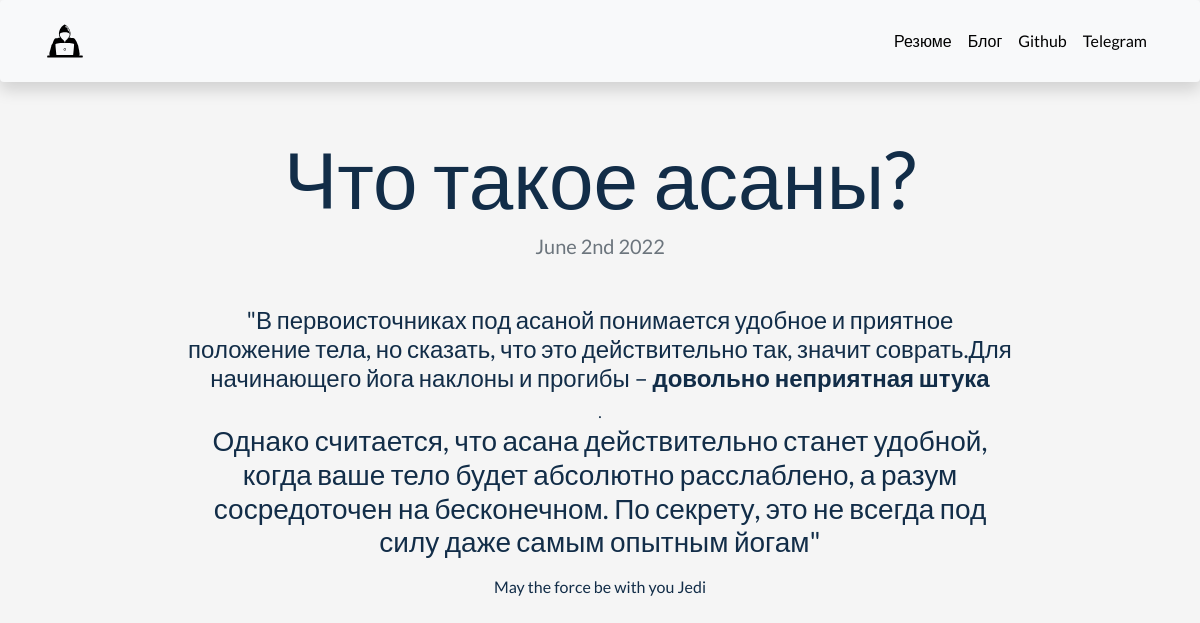
The app's page /blog/4/ with its own data.
### blog/models.py (models this page shows, shortened)
class Blog(models.Model):
    title = models.CharField(max_length=100)
    description = models.TextField(max_length=700)
    date = models.DateField()

### blog/views.py (the view)
# urls.py: path('<int:blog_id>/', views.detail, name='detail'),
def detail(request, blog_id):
    blog = get_object_or_404(Blog, pk=blog_id)
    return render(request, 'blog/detail.html', {'blog': blog})

### blog/templates/blog/detail.html
{% extends 'base.html' %}
{% block content %}
<h1 class="text-center mt-5" id="blogdetailtitle">{{ blog.title }}</h1>
<h5 class="text-center text-muted mb-5">{{ blog.date|date:'F jS Y' }}</h5>
<div class="row justify-content-center mb-3">
  <div class="col-md-9 text-center">
    {{ blog.description|safe}}
  </div>
</div>
{%endblock%}

### portfoliopage/static/portfolio/1.css (style rules this page uses)
body { font-family: 'Lato', sans-serif; }
@media (min-width: 992px) { #blogdetailtitle { font-size: 5rem; } }

### portfoliopage/templates/base.html (style rules this page uses)
body { background: #F5F5F5; color: #122d48; }

### records on screen
Blog: title "Что такое асаны?", date "June 2nd 2022", description "\"В первоисточниках под асаной понимается удобное и приятное положение тела, но сказать, что это действительно так, значит соврать.Для начинающего йога наклоны и прогибы – довольно неприятная штука . Однако считается, что асана действительно станет удобной, когда ваше тело будет абсолютно расслаблено, а разум сосредоточен на бесконечном. По секрету, это не всегда под силу даже самым опытным йогам\" May the force be with you Jedi"
